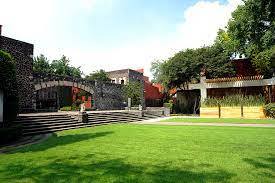
%> input picture 2P/jc.png, 275 x 183 px
$ octave Task1_Jun15.m   (GNU Octave 9; MATLAB toolbox functions it lacks are replaced by stand-ins)
%> lines starting %> are read from the running program, lines starting %| are printed output that depends on the picture; in (x1, y1, x2, y2) boxes, pixels count from 0 and x2, y2 are one past the last pixel; in counts of white or black regions, pixels touching at a corner belong together; the program's own positions count from 1
close all; clear; clc;

% 1) Elige una imagen y aplica diferentes umbrales. ¿Qué observaste?
% imTh = ((imGray>th1) & (imGray<th2)).
img = imread('jc.png');
%> img is the input picture: size 183x275x3 uint8; mean R, G, B 130.8, 145.9, 105.9
figure(); imshow(img);

GS = rgb2gray(img);
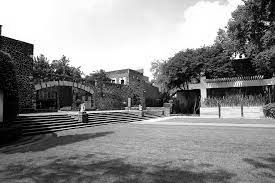
%> GS: size 183x275 uint8; min 0, max 255, mean 136.8
figure(); imshow(GS);

C=zeros(size(GS));
C((GS>170)&(GS<210))=1;
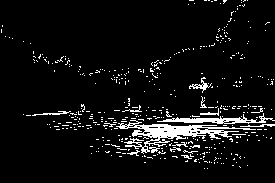
%> C: size 183x275 double; values 0 (black) and 1 (white), 6.7% white; 433 white regions (420 under 20 px), largest, box (x1, y1, x2, y2) and area: (116, 120, 256, 154) 1277, (157, 113, 275, 124) 456, (189, 77, 212, 93) 94
figure(); imshow(C);

D = zeros(size(GS));
D((GS>150)&(GS<250))=1;
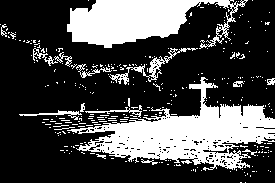
%> D: size 183x275 double; values 0 (black) and 1 (white), 29.2% white; 299 white regions (282 under 20 px), largest, box (x1, y1, x2, y2) and area: (67, 77, 275, 171) 7519, (67, 0, 248, 49) 4975, (109, 48, 198, 85) 472
figure(); imshow(D);

% Primero nos sale nuestra imagen en estado normal, es decir sin ninguna
% alteración.

% Después, tenemos esa misma imagen, pero ahora en tonos grises.

% En tercera modificación se puede observar que nuestra imagen ahora se
% ve en blanco y negro. Se ve un negro muy saturado y en el centro-derecha
% de la imagen, se logra ver color blanco.

% En la última transformación, podemos ver que la imagen esta casi negra,
% hay una ligera parte donde vemos blanco, pero el 85% de la imagen es negro.

% 2) Elige otra imagen, la cual se perciba muy obscura o muy clara.
% Utiliza imtool en alguna de tus imágenes y ajusta los valores de
% contraste, de tal manera que se mejore la tonalidad de la imagen
img2=imread('rosas.png');
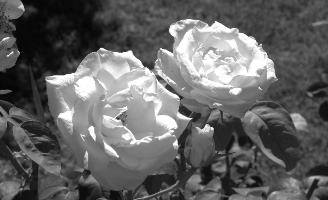
%> input picture 2P/rosas.png, 328 x 200 px
%> img2 is the input picture: size 200x328x3 uint8; min 4, max 255, mean 99.4
imtool(img2);


% 3) Implementa en Matlab la técnica contrast stretching con los límites
% máximo y mínimos obtenidos en imtool.
p=(255/218-0).*(img2-0);
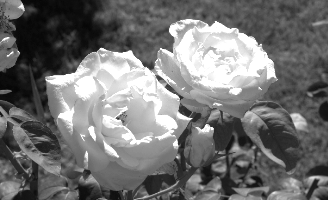
%> p: size 200x328x3 uint8; min 5, max 255, mean 114.1
figure(); imshow(p);

% 4) Aplica equalización del histograma a alguna de tus imágenes.
HEQ=histeq(img2);
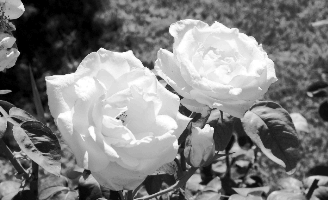
%> HEQ: size 200x328x3 uint8; min 0, max 255, mean 126.2
figure(); imshow(HEQ);

% 5) Notas alguna diferencia entre contrast stretching y la equalización
% del histograma

% En el contrast stretching se pueden ajustar los maximos y minimos de la
% imagen, mientras que con la equalizacion tratamos de que exista un balance
% entre los blancos y los negros
